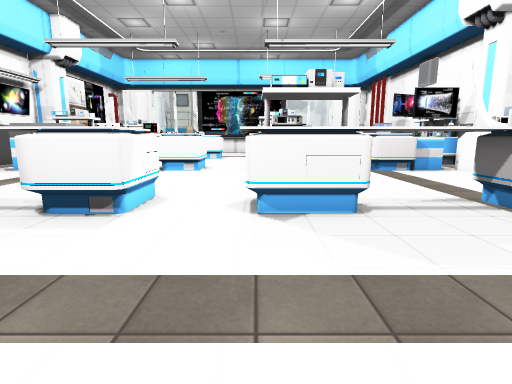
[1] (above)

24 first-person views from a walk through a 3-D level made in the Unity game engine. The camera is 1.4 m above the floor, tilts 10° down and sees 80° across. The floor is counted in squares, 1 m on a side. Each view is taken from the middle of a square. On the plan, view 1 faces up. The plan holds only what a view shows up to about 14 squares ahead; the rest is blank. The player is left out. Some animated figures are not drawn. Door leaves are left out, so doorways stand open. Some surface patterns are stand-ins.

[2]
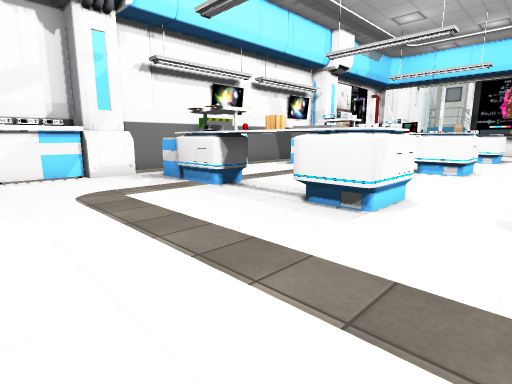

[3]
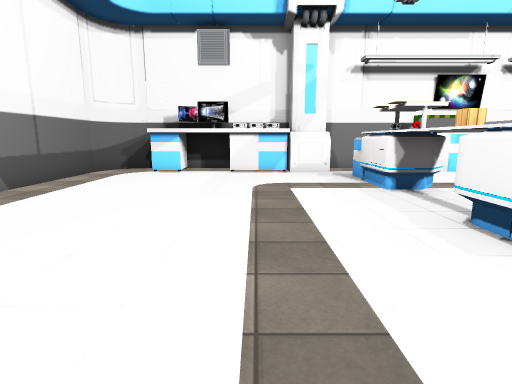

[4]
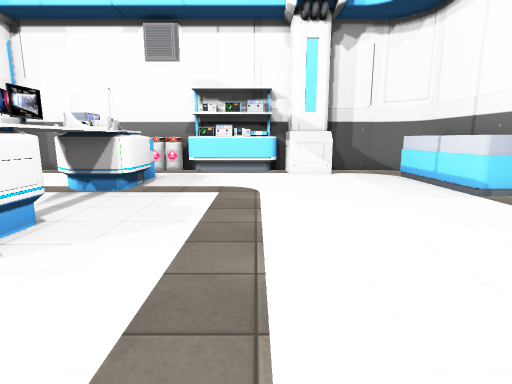

[5]
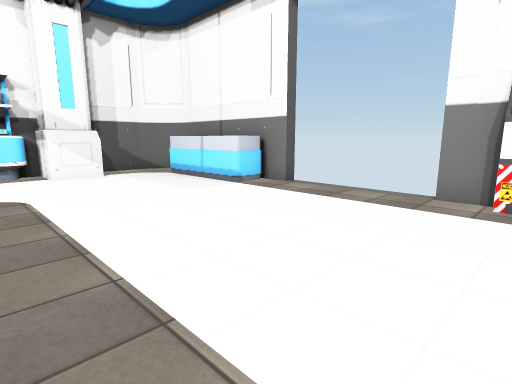

[6]
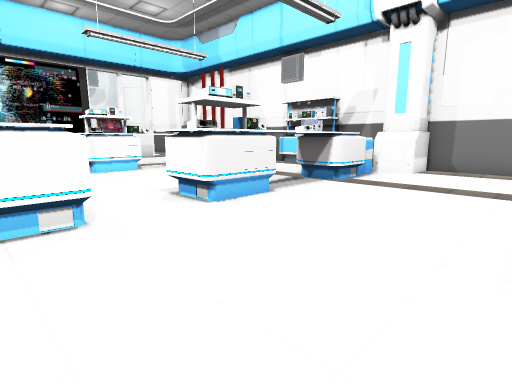

[7]
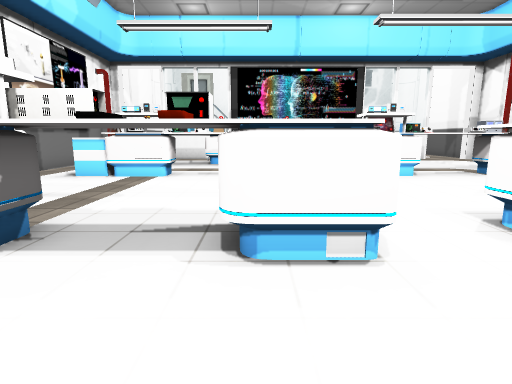

[8]
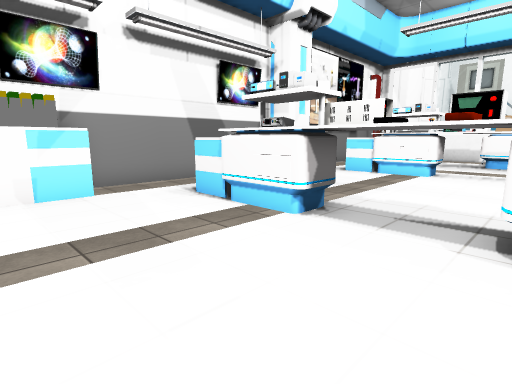

[9]
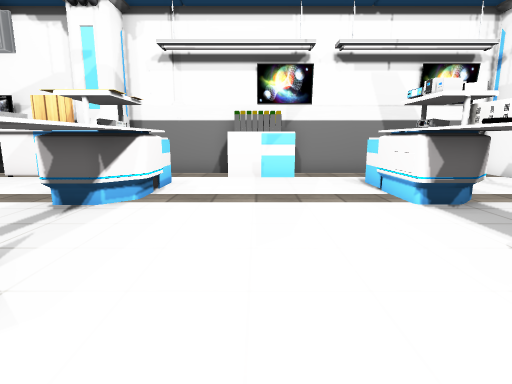

[10]
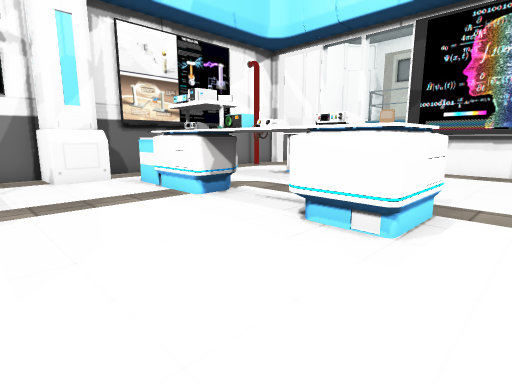

[11]
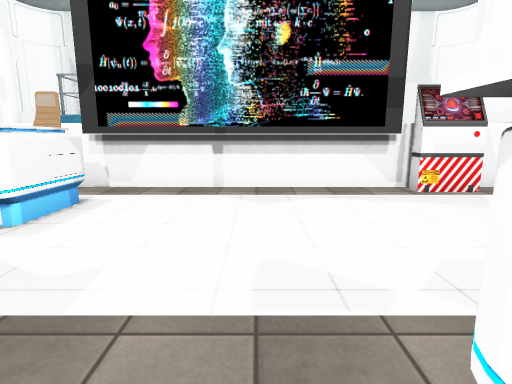

[12]
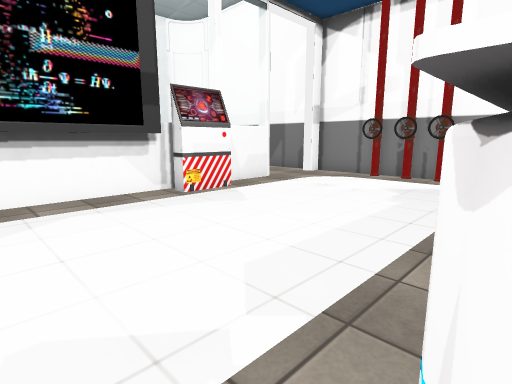

[13]
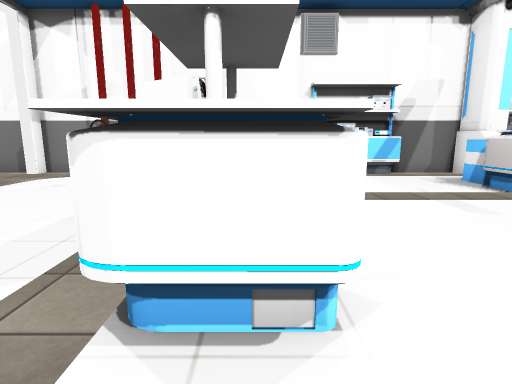

[14]
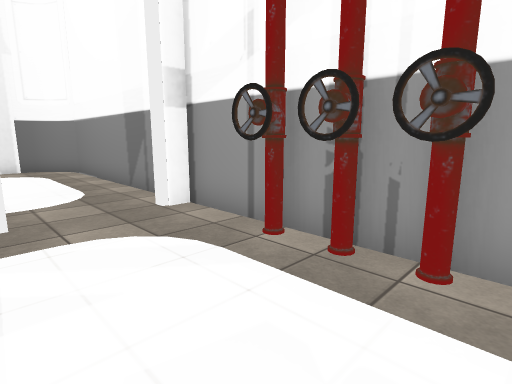

[15]
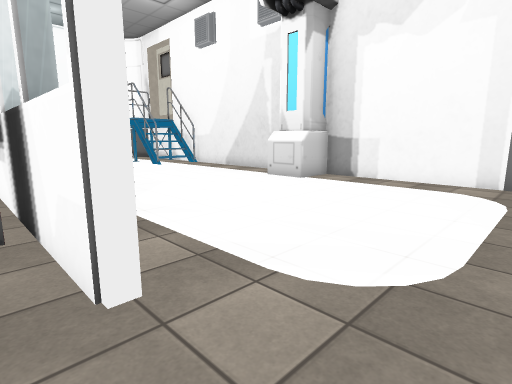

[16]
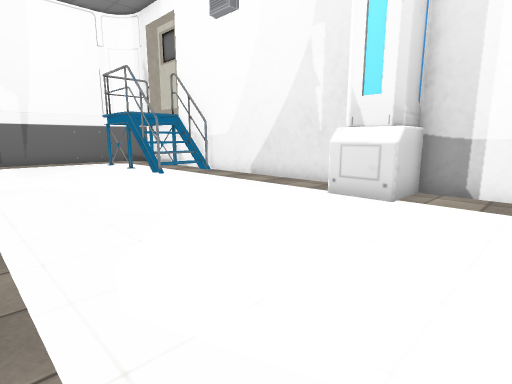

[17]
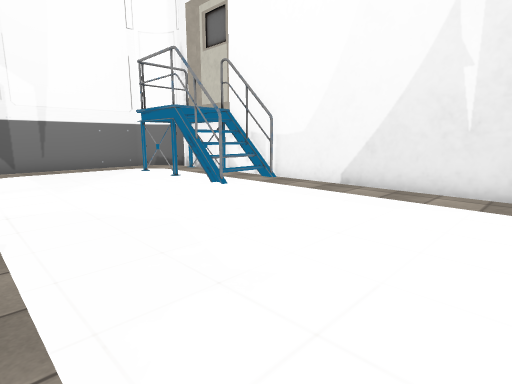

[18]
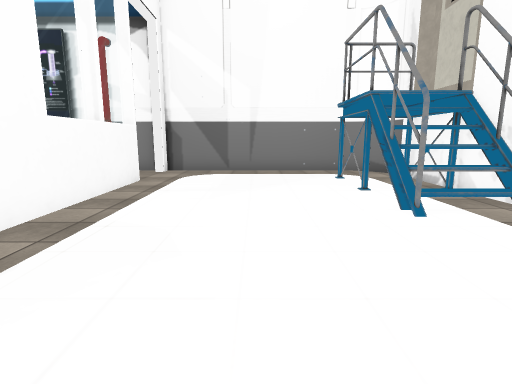

[19]
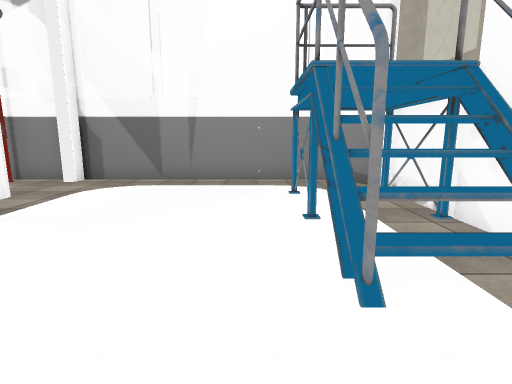

[20]
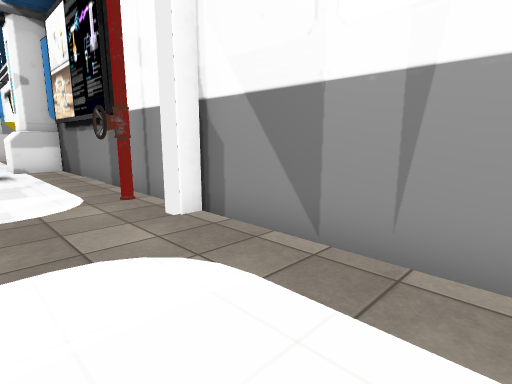

[21]
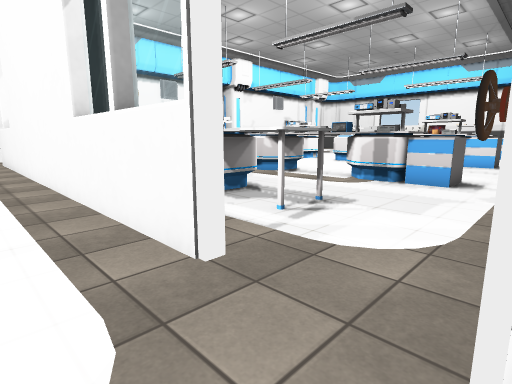

[22]
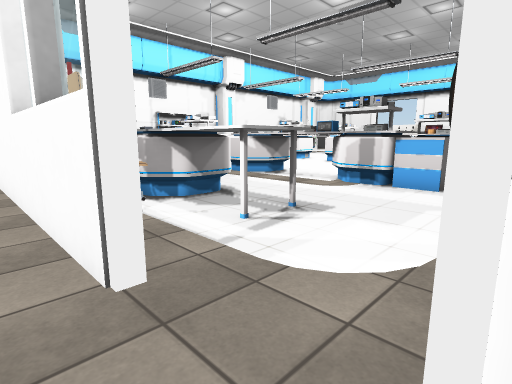

[23]
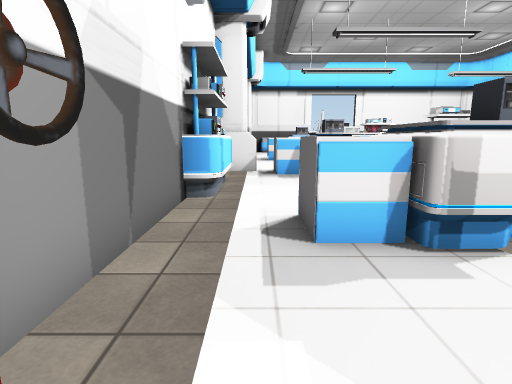

[24]
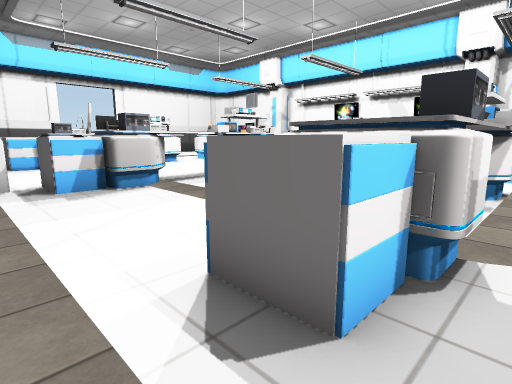

### Floor plan
Key: @ floor where view 1 was taken; # wall or solid block; x gap in a wall; . floor; D open door; ^ raised ledge; C cabinet; T thing the floor can be seen under or through; A tank; S shelf; P pipe; O other object.
Columns run from 14 left of view 1 to 11 right of it. Each row starts with its distance up from view 1.
 41  ########################
 40  #.###.##....... #......##
 39 ##.....OO.......##.......#
 38 #..##..x#................#
 37 #........................#
 36 #........................#
 35 #........................#
 34 #........................#
 33 #........................#
 32 #........................#
 31 ##DD##################DDD#
 30 #......OO###########.....#
 29 #PP..##OO#...............#
 28 #....#####..............P#
 27 #....#####..............P#
 26 #.......................P#
 25 #........................#
 24 #........................#
 23 #..CCTTTTT##..###^^^^CC..#
 22 #..CC#TT  ##..###^^^ CC..#
 21 ###..##TTTT^..###..^ C...#
 20  ##................  ...SS
 19 ###.....................SS
 18 #.......................SS
 17 #  .....................SS
 16 #  .......  ....  ......S#
 15 #.    TT   #..###^^^^CC..#
 14 #..CCTTTTTT#..###^^^^CC###
 13 #....#T...^^..###..^^C.##
 12 #......................###
 11  CC......................#
 10  #C......................#
  9 ##C......................#
  8 #...................^..  #
  7 #..CCTTTTTTT..    TT#CC  #
  6 #..CCTTTOTTT..#TTTOO#CC.AA
  5   #.......TT............AS
  4  ##.....................S
  3   #.....................S
  2   #.....................S
  1   #....................#S#
  0   #...........@........###
 -1  ##....................###
 -2   #......................#
 -3  ........................#
 -4  #.......   .......OOOO.##
 -5  #######    #DDDDD#######

Where each view was taken, in squares from view 1:
view 1: 0 up, 0 right, facing up
view 2: 0 up, 0 right, facing up-left
view 3: 2 up, 1 right, facing left
view 4: 2 up, 3 left, facing right
view 5: 3 up, 3 left, facing down-right
view 6: 8 up, 4 left, facing up-right
view 7: 10 up, 4 left, facing up
view 8: 9 up, 4 left, facing up-left
view 9: 10 up, 1 left, facing left
view 10: 17 up, 1 left, facing up-left
view 11: 22 up, 1 left, facing up
view 12: 23 up, 1 left, facing up-right
view 13: 22 up, 2 left, facing right
view 14: 25 up, 7 right, facing up-right
view 15: 30 up, 10 right, facing up-left
view 16: 32 up, 6 right, facing up-left
view 17: 32 up, 2 right, facing up-left
view 18: 35 up, 0 right, facing left
view 19: 37 up, 3 left, facing left
view 20: 36 up, 10 left, facing down-left
view 21: 33 up, 13 left, facing down-right
view 22: 32 up, 13 left, facing down-right
view 23: 27 up, 9 right, facing down
view 24: 24 up, 10 right, facing down-left
